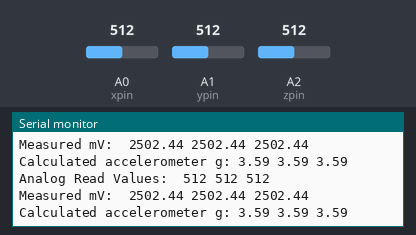
Bench run of a sketch on a simulated Arduino Uno, built with avr-gcc and run on an emulated ATmega328P. Parts: the last lines printed to the serial monitor. The inputs (shaded band) are chosen by the test bench; at power-on: A0 (xpin) = 512, A1 (ypin) = 512, A2 (zpin) = 512.

Above: at 5.8 s.
5.9 s: A0 (xpin) set to 716
At 10.6 s:
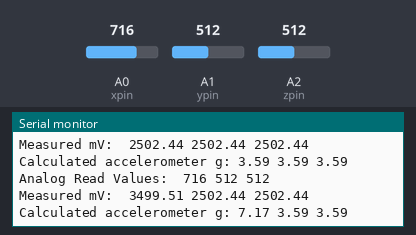
11.9 s: A1 (ypin) set to 716
At 16.4 s:
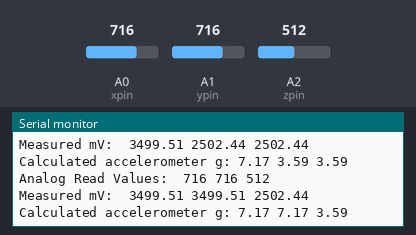
17.9 s: A2 (zpin) set to 716
At 21.0 s:
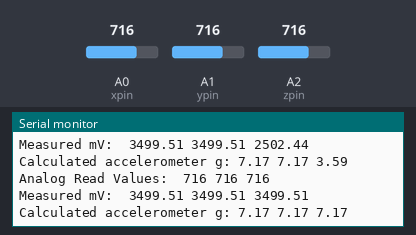
23.9 s: A0 (xpin) set to 900
At 25.7 s:
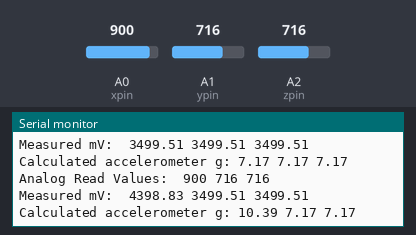
29.9 s: A1 (ypin) set to 900
At 31.5 s:
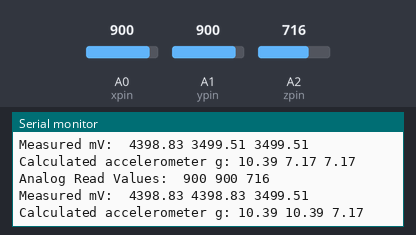
35.9 s: A2 (zpin) set to 900
At 41.0 s:
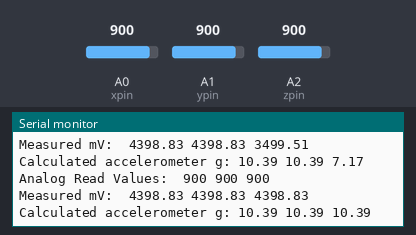
Timing chart, 0 to 42.5 s (numbered marks = the images above; inputs shaded):
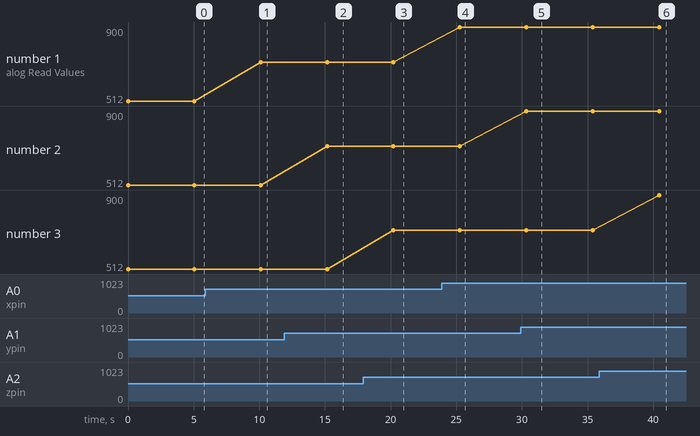

Measured:
- after the input at 5.9 s, the serial monitor: prints a new line after 4.2 s (image 1)
- after the input at 11.9 s, the serial monitor: prints a new line after 3.3 s (image 2)
- after the input at 17.9 s, the serial monitor: prints a new line after 2.3 s (image 3)
- after the input at 23.9 s, the serial monitor: prints a new line after 1.4 s (image 4)
- after the input at 29.9 s, the serial monitor: prints a new line after 0.43 s (image 5)
- after the input at 35.9 s, the serial monitor: prints a new line after 4.5 s (image 6)
- plotted number 1: 512 → 716 after the input at 5.9 s, 716 → 900 after the input at 23.9 s

The sketch:

test_accelerometer_code.ino
```cpp
//0G Bias Test.  Leave the accelerometer on the table.  note, that direction facing down will experience 1G Gravity
//Program calculates the G from analog read values.

const float biasx0 = 1500.0; //measured bias mV of x-accelerometer 0
const float incx0 = 279.0; //measured mV/G of x-accelerometer 0

const float biasy0 = 1500.0; //measured bias mV of y-accelerometer 0
const float incy0 = 279.0; //measured mV/G of y-accelerometer 0

const float biasz0 = 1500.0; //measured bias mV of z-accelerometer 0
const float incz0 = 279.0; //measured mV/G of z-accelerometer 0

int xpin = A0;         // x-axis of the accelerometer
int ypin = A1;         // y-axis
int zpin = A2;         // z-axis (only on 3-axis models)

//variables of analog read of accelerometers
int xVal = 0;
int yVal = 0;
int zVal = 0;

//variables of calculated mV of accelerometers
float xV;
float yV;
float zV;


//variables for measured g of accelerometers
float xG;
float yG;
float zG;
String one, two, three, a;
void setup()
{
    pinMode(xpin, INPUT);
    pinMode(ypin, INPUT);
    pinMode(zpin, INPUT);
    a = String();
    Serial.begin(9600);
}

void loop()
{


    xVal = analogRead(xpin);
    yVal = analogRead(ypin);
    zVal = analogRead(zpin);
    one = String("Analog Read Values: ");
    a = one + " " + xVal + " " + yVal + " " + zVal;
    Serial.println(a);

   xV=bittomV(xVal); //calculated x accelerometer mV
   yV=bittomV(yVal);
   zV=bittomV(zVal);
   two = String("Measured mV: ");
   a = two + " " + xV + " " + yV + " " + zV;
   Serial.println(a);


 //Calculate g of accelerometers
   xG=(xV-biasx0)/incx0;
   yG=(yV-biasy0)/incy0;
   zG=(zV-biasz0)/incz0;
   three = String("Calculated accelerometer g: ");
   a = three + xG + " " + yG + " " + zG;
   Serial.println(a);

 delay(5000);

}

float bittomV(int a){
float result;

result=a/1023.00*5.00*1000.00;
return result;
}
```
